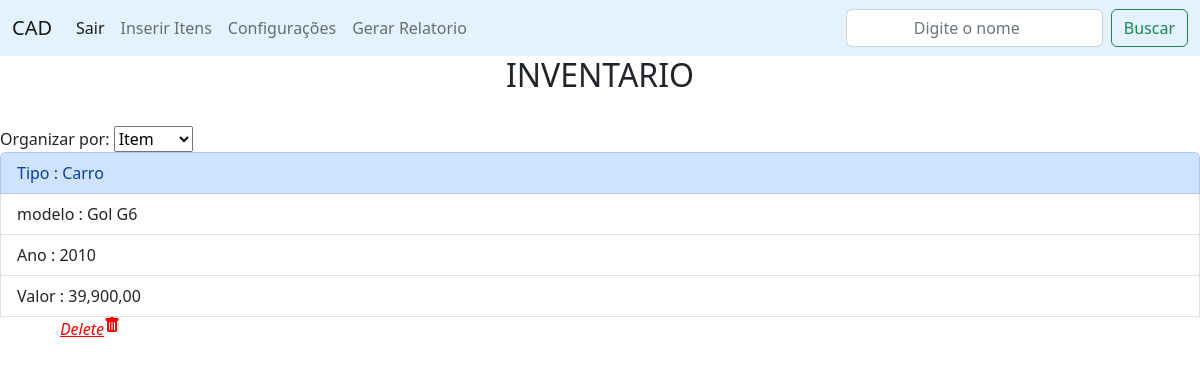
Before: /inventory with the older database file.
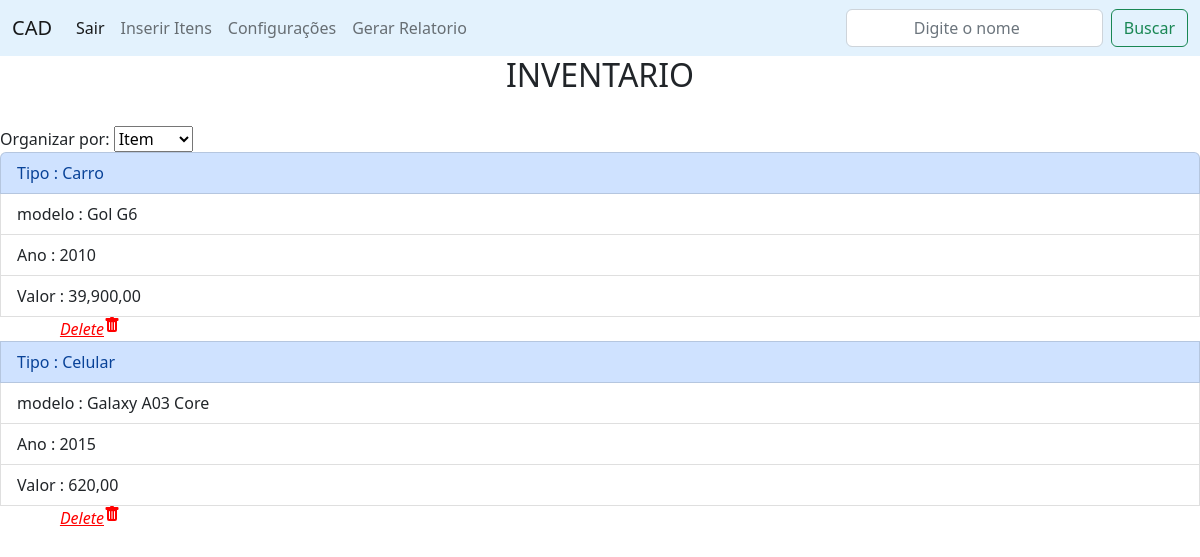
After: the same page with the newer database file.
### app.py (models this page shows, shortened)
class Inventario(db.Model):
    __tablename__ = 'inventario'
    id = db.Column(db.Integer, primary_key=True)
    item = db.Column(db.String(84), nullable=False)
    modelo = db.Column(db.String(255), nullable=False)
    ano = db.Column(db.String(255), nullable=False)
    quantidade = db.Column(db.String(255), nullable=False)
    valor = db.Column(db.String(255), nullable=False)
    data = db.Column(db.String(255), nullable=False)

### app.py (the view)
@app.route("/inventory")
def Inventory():
    itens = Inventario.query.all()
    return render_template("list_cadastros.html", itens=itens)

### templates/list_cadastros.html (shortened to what this page needs)
<!DOCTYPE html>
<html lang="pt-br">
<head>
    <link rel="stylesheet" href="https://cdn.jsdelivr.net/npm/bootstrap@5.2.3/dist/css/bootstrap.min.css">
    <link rel="stylesheet" href="{{url_for('static', filename='style.css')}}">
</head>
<body>
    <nav class="navbar navbar-expand-lg "style="background-color: #e3f2fd;">
        <div class="container-fluid">
          <a class="navbar-brand" href="">CAD</a>
          <div class="collapse navbar-collapse" id="navbarSupportedContent">
            <ul class="navbar-nav me-auto mb-2 mb-lg-0">
                <li class="nav-item">
                    <a class="nav-link active" aria-current="page" href="{{url_for('logout')}}">Sair</a>
                </li>
                <li class="nav-item">
                    <a class="nav-link" href="{{url_for('cadastro')}}">Inserir Itens</a>
                </li>
                <li class="nav-item">
                    <a class="nav-link" href="{{url_for('settings')}}">Configurações</a>
                </li>
                <li class="nav-item">
                    <a class="nav-link" href="{{url_for('relatorio')}}">Gerar Relatorio</a>
                </li>
            </ul>
            <form class="d-flex" role="search">
              <input class="form-control me-2" type="search" placeholder="Digite o nome" aria-label="Search">
              <button class="btn btn-outline-success" type="submit">Buscar</button>
            </form>
          </div>
        </div>
    </nav>
    <div>
        <h2>INVENTARIO</h2><br>
        Organizar por: <select name="select">
            <option value="item" type="submit"  >Item</option>
        </select><br>
        <ul class="list-group">
            {% for item in itens %}
                <li class="list-group-item list-group-item-primary" aria-current="true"> Tipo : {{item.item}}</li>
                <li class="list-group-item "> modelo : {{item.modelo}}</li>
                <li class="list-group-item"> Ano : {{item.ano}}</li>
                <li class="list-group-item"> Valor : {{item.valor}}</li>
                <li><a href="{{url_for('delete_inventario', id=item.id)}}" class="end_list"><i class="icon">Delete
                </i></a></li>
            {% endfor %}
        </ul>
    </div>
</body>
</html>

Changed rows visible on the page:
added Inventario: item "Celular", modelo "Galaxy A03 Core", ano "2015", valor "620,00"
